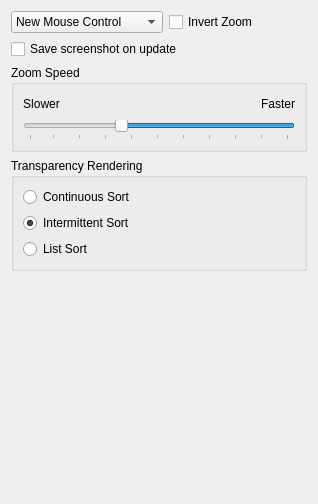
      <widget class="QWidget" name="ControlsTab">
       <attribute name="title">
        <string>Controls</string>
       </attribute>
       <layout class="QGridLayout" name="gridLayout_7">
        <item row="4" column="0">
         <spacer name="verticalSpacer">
          <property name="orientation">
           <enum>Qt::Vertical</enum>
          </property>
          <property name="sizeHint" stdset="0">
           <size>
            <width>20</width>
            <height>222</height>
           </size>
          </property>
         </spacer>
        </item>
        <item row="0" column="1">
         <widget class="QCheckBox" name="invertZoomCheckBox_">
          <property name="text">
           <string>Invert Zoom</string>
          </property>
         </widget>
        </item>
        <item row="1" column="0" colspan="2">
         <widget class="QCheckBox" name="saveScreenShotOnUpdateCheckBox_">
          <property name="font">
           <font>
            <weight>50</weight>
            <bold>false</bold>
           </font>
          </property>
          <property name="toolTip">
           <string>Save screenshot on geometry update</string>
          </property>
          <property name="text">
           <string>Save screenshot on update</string>
          </property>
         </widget>
        </item>
        <item row="0" column="0">
         <widget class="QComboBox" name="mouseControlComboBox_">
          <property name="currentIndex">
           <number>1</number>
          </property>
          <item>
           <property name="text">
            <string>Legacy Mouse Control</string>
           </property>
          </item>
          <item>
           <property name="text">
            <string>New Mouse Control</string>
           </property>
          </item>
         </widget>
        </item>
        <item row="2" column="0" colspan="2">
         <widget class="QGroupBox" name="zoomBox_">
          <property name="font">
           <font>
            <weight>50</weight>
            <bold>false</bold>
           </font>
          </property>
          <property name="title">
           <string>Zoom Speed</string>
          </property>
          <layout class="QGridLayout" name="gridLayout_6">
           <item row="0" column="0">
            <widget class="QLabel" name="label_5">
             <property name="text">
              <string>Slower</string>
             </property>
             <property name="alignment">
              <set>Qt::AlignCenter</set>
             </property>
            </widget>
           </item>
           <item row="0" column="1">
            <spacer name="horizontalSpacer_6">
             <property name="orientation">
              <enum>Qt::Horizontal</enum>
             </property>
             <property name="sizeHint" stdset="0">
              <size>
               <width>189</width>
               <height>20</height>
              </size>
             </property>
            </spacer>
           </item>
           <item row="0" column="2">
            <widget class="QLabel" name="label_6">
             <property name="text">
              <string>Faster</string>
             </property>
             <property name="alignment">
              <set>Qt::AlignCenter</set>
             </property>
            </widget>
           </item>
           <item row="1" column="0" colspan="3">
            <widget class="QSlider" name="zoomSpeedHorizontalSlider_">
             <property name="minimum">
              <number>1</number>
             </property>
             <property name="maximum">
              <number>100</number>
             </property>
             <property name="value">
              <number>65</number>
             </property>
             <property name="orientation">
              <enum>Qt::Horizontal</enum>
             </property>
             <property name="invertedAppearance">
              <bool>true</bool>
             </property>
             <property name="invertedControls">
              <bool>true</bool>
             </property>
             <property name="tickPosition">
              <enum>QSlider::TicksBelow</enum>
             </property>
             <property name="tickInterval">
              <number>10</number>
             </property>
            </widget>
           </item>
          </layout>
         </widget>
        </item>
        <item row="3" column="0" colspan="2">
         <widget class="QGroupBox" name="transparencyGroupBox_">
          <property name="enabled">
           <bool>true</bool>
          </property>
          <property name="font">
           <font>
            <weight>50</weight>
            <bold>false</bold>
           </font>
          </property>
          <property name="title">
           <string>Transparency Rendering</string>
          </property>
          <layout class="QVBoxLayout" name="verticalLayout_6">
           <item>
            <widget class="QRadioButton" name="contSortRadioButton_">
             <property name="text">
              <string>Continuous Sort</string>
             </property>
             <property name="checked">
              <bool>false</bool>
             </property>
            </widget>
           </item>
           <item>
            <widget class="QRadioButton" name="updateSortRadioButton_">
             <property name="text">
              <string>Intermittent Sort</string>
             </property>
             <property name="checked">
              <bool>true</bool>
             </property>
            </widget>
           </item>
           <item>
            <widget class="QRadioButton" name="listSortRadioButton_">
             <property name="text">
              <string>List Sort</string>
             </property>
            </widget>
           </item>
          </layout>
         </widget>
        </item>
       </layout>
      </widget>
